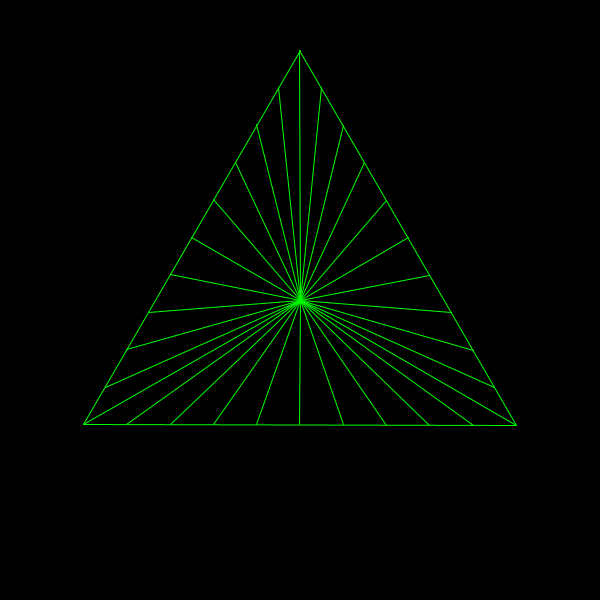
Frame 1 (no input)
Frame 60 (the mouse pressed at the canvas centre just before this capture): identical to frame 1, image omitted
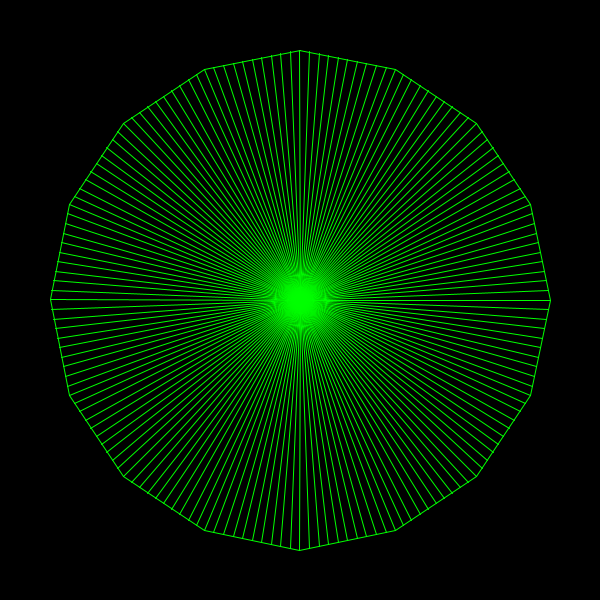
Frame 120 (the mouse held since frame 60 and released just before this capture)

The Processing sketch that drew these frames (run headless with seeded random() and noise(); from frame 60 on, the mouse is pressed at the canvas centre):

// Processing sketch: polarPoly2
// ── polarPoly2.pde
float radius;

void setup() {
  size(600, 600);
  stroke(0, 255, 0);
  radius = 250;
}

void draw() {
  translate(width/2, height/2);
  background(0);
  stroke(0, 255, 0);
  int nn = floor(map(mouseY, 0, height, 3, 30));
  drawpoly(nn);
}


void drawpoly(int n) {

  for (int i =0; i<n; i++) {  // 1/n gets a number less than zero that when multipled by TWO_PI gets the angel in radians
    float angle = i/float(n) - 0.25; //need to convert to a float
    //println(angle);//  the - 0.25 makes the image straight
    float vx = radius * cos(angle *TWO_PI);
    float vy = radius * sin(angle*TWO_PI);
    float v1x= radius * cos((angle+1/float(n))*TWO_PI);
    float v1y= radius * sin((angle+1/float(n))*TWO_PI);
    line(vx, vy, v1x, v1y);
    for (int j =0; j<10; j++) {
      float v2x = lerp(vx, v1x, j*0.1);
      float v2y = lerp(vy, v1y, j*0.1);
      line(0, 0, v2x, v2y);
    }
  }
}
